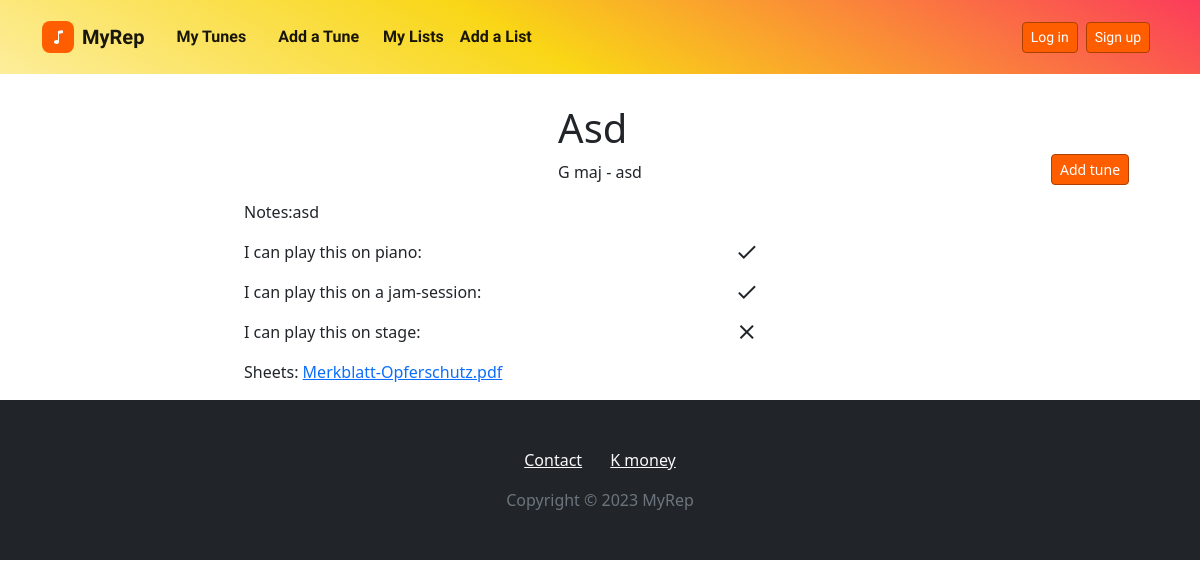
The page /tunes/1/26/ on the database its author committed.
### tunes/models.py (models this page shows, shortened)
class UserTune(models.Model):
    user = models.ForeignKey(settings.AUTH_USER_MODEL, on_delete=models.CASCADE)
    tune = models.ForeignKey(Tune, on_delete=models.CASCADE)
    notes = models.TextField(max_length=400,null=True,blank=True)
    lyrics = models.TextField(max_length=10000, null=True, blank=True)
    playonpiano = models.BooleanField(default=False)
    playonjamsession = models.BooleanField(default=False)
    playonstage = models.BooleanField(default=False)
    havesheet = models.BooleanField(default=False)
    sheet = models.FileField(upload_to= tunes_user_directory_path , blank=True, null=True, validators=[validate_file_extension, validate_file_size])
    updated = models.DateField(auto_now=True)
    created = models.DateField(auto_now_add=True)
    public = models.BooleanField(default=False)
    objects = UserTuneManager()
    @property
    def filename(self):
        return os.path.basename(self.sheet.name)

class Tune(models.Model):
    KEY_CHOICHES = (
        ('C maj','C maj'), ('G maj','G maj'), ('D maj','D maj'), ('A maj','A maj'), ('E maj','E maj'), ('F maj','F maj'),
        ('B maj','B maj'), ('Cb maj','Cb maj'), ('Gb maj','Gb maj'), ('F# maj','F# maj'), ('Db maj','Db maj'),
        ('C# maj','C# maj'), ('Ab maj','Ab maj'), ('Eb maj','Eb maj'), ('Bb maj','Bb maj')
    )
    name = models.CharField(max_length=100)
    composer = models.CharField(max_length=100, null=True, blank=True)
    key = models.CharField(max_length=15, null=True, blank=True, choices=KEY_CHOICHES)
    genre = models.CharField(max_length=100, null=True, blank=True)

### tunes/views.py (the view)
# urls.py: path('tunes/<int:pk>/<int:id>/', usertune_detail_view, name='tunes-detail-view'),
def usertune_detail_view(request, pk, id):
    User = get_user_model()
    user = User.objects.get(id=pk)
    usertune = get_object_or_404(UserTune, id=id, user=user)
    context = {
        'usertune':usertune
    }
    if all([request.user != usertune.user, usertune.public == False ]):
        return redirect('home-view')
    return render(request, 'pages/usertune_detail.html', context)

### templates/pages/usertune_detail.html (shortened to what this page needs)
<!DOCTYPE html>
<html lang="en">
{% extends "main/main.html" %}
{% load static %}
{% block content %}
<head>
    <link rel="stylesheet" href="{% static 'assets/bootstrap/css/bootstrap.min.css' %} ">
    <link rel="stylesheet" href="{% static 'assets/fonts/material-icons.min.css' %} ">
</head>
<body>
    <div class="container">
        <div class="row">
            <div class="col d-flex d-xxl-flex justify-content-center align-items-center justify-content-xxl-center align-items-xxl-center">
                <div>
                    <h1>{{usertune.tune.name|title}}</h1>
                    <p class="text-end">{{usertune.tune.key}} - {{usertune.tune.composer}} </p>
                </div>
            </div>
        </div>
        <div class="row">
            <div class="col">
                <div class="row">
                    <div class="col">
                        {% if usertune.notes %}
                        <p>Notes:{{usertune.notes}}</p>
                        {% else %}
                        <p>You can add a note in Edit.</p>
                        {% endif %}
                    </div>
                </div>
                <div class="row">
                    <div class="col-8">
                        <p>I can play this on piano:</p>
                    </div>
                    <div class="col-1">{% if usertune.playonpiano %}<i class="material-icons">check</i>{% else %}<i class="material-icons">close</i>{% endif %}</div>
                </div>
                <div class="row">
                    <div class="col-8">
                        <p>I can play this on a jam-session:</p>
                    </div>
                    <div class="col">{% if usertune.playonjamsession %}<i class="material-icons">check</i>{% else %}<i class="material-icons">close</i>{% endif %}</div>
                </div>
                <div class="row">
                    <div class="col-8">
                        <p>I can play this on stage:</p>
                    </div>
                    <div class="col">{% if usertune.playonstage %}<i class="material-icons">check</i>{% else %}<i class="material-icons">close</i>{% endif %}</div>
                </div>
                {% if usertune.sheet %}
                <div class="row">
                    <div class="col-8">
                        <p>Sheets: <a href={% url 'usertune-sheet-view' usertune.user.id usertune.id  %} target='blank'>  {{usertune.filename}}</a></p>
                    </div>
                </div>
                {% else %}
                <div class="row">
                    <div class="col-8">
                        <p>Add a sheet in the Edit.</p>
                    </div>
                </div>
                {% endif %}
            </div>
        </div>
    </div>
</body>
</html>
{% endblock content %}
{% block right-content %}
{% if request.user == usertune.user %}
<div><a class="btn btn-primary btn-sm" href={% url 'tunes-update-view' request.user.id usertune.id %} role="button" style="margin-right: 3px;margin-left: 59px;">Edit</a></div>
<br>
<div><a class="btn btn-primary btn-sm" href={% url 'delete-objects-view' 'usertune' usertune.id %} role="button" style="margin-right: 3px;margin-left: 59px;">Delete</a></div>
{% else %}
<div><a class="btn btn-primary btn-sm" href={% url 'tunes-copy-view' usertune.tune.id  %} role="button" style="margin-right: 3px;margin-left: 59px;">Add tune</a></div>
{% endif %}
{% endblock right-content %}

### rows shown on the page
UserTune: tune.name "Asd", tune.key "G maj", tune.composer "asd", notes "asd", filename "Merkblatt-Opferschutz.pdf"
